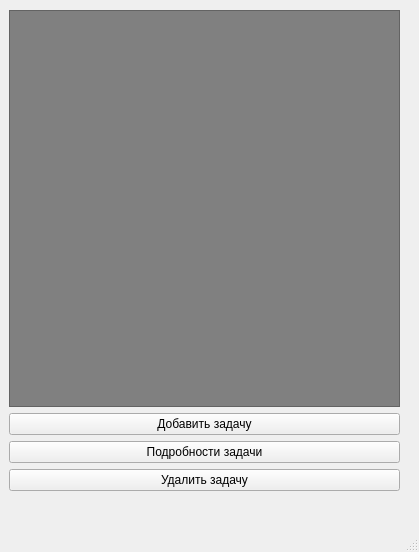
<?xml version="1.0" encoding="UTF-8"?>
<ui version="4.0">
 <class>MainWindow</class>
 <widget class="QMainWindow" name="MainWindow">
  <property name="geometry">
   <rect>
    <x>0</x>
    <y>0</y>
    <width>419</width>
    <height>552</height>
   </rect>
  </property>
  <property name="windowTitle">
   <string>MainWindow</string>
  </property>
  <widget class="QWidget" name="centralwidget">
   <widget class="QWidget" name="">
    <property name="geometry">
     <rect>
      <x>9</x>
      <y>10</y>
      <width>391</width>
      <height>481</height>
     </rect>
    </property>
    <layout class="QVBoxLayout" name="verticalLayout_3">
     <item>
      <layout class="QVBoxLayout" name="verticalLayout">
       <item>
        <widget class="QListWidget" name="listWidget">
         <property name="styleSheet">
          <string notr="true">background-color: grey</string>
         </property>
        </widget>
       </item>
      </layout>
     </item>
     <item>
      <layout class="QVBoxLayout" name="verticalLayout_2">
       <item>
        <widget class="QPushButton" name="addTaskButton">
         <property name="text">
          <string>Добавить задачу</string>
         </property>
        </widget>
       </item>
       <item>
        <widget class="QPushButton" name="detailsTaskButton">
         <property name="text">
          <string>Подробности задачи</string>
         </property>
        </widget>
       </item>
       <item>
        <widget class="QPushButton" name="deleteTaskButton">
         <property name="text">
          <string>Удалить задачу</string>
         </property>
        </widget>
       </item>
      </layout>
     </item>
    </layout>
   </widget>
  </widget>
  <widget class="QMenuBar" name="menubar">
   <property name="geometry">
    <rect>
     <x>0</x>
     <y>0</y>
     <width>419</width>
     <height>22</height>
    </rect>
   </property>
  </widget>
  <widget class="QStatusBar" name="statusbar"/>
 </widget>
 <resources/>
 <connections/>
</ui>
